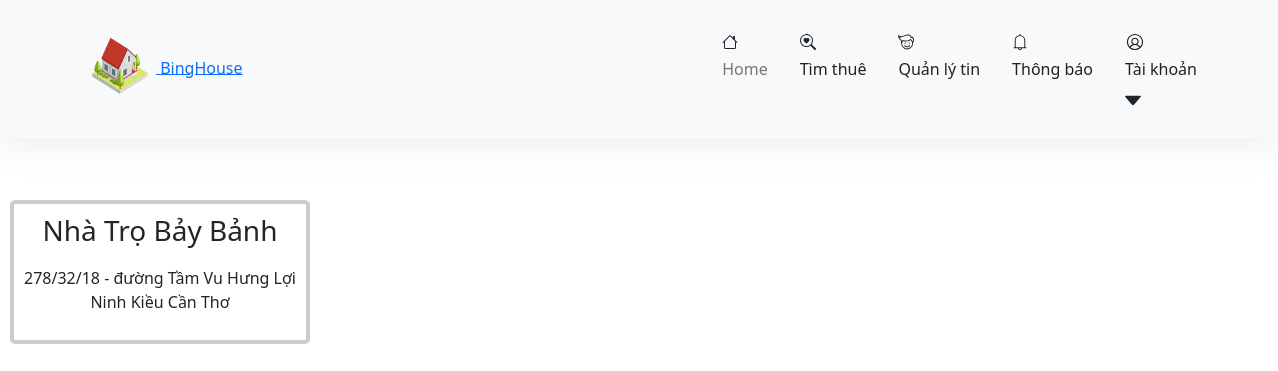
Page /chitietdemo.php on the committed database.
### tables this page shows
CREATE TABLE `khutro` (
  `ID_KHUTRO` int(11) NOT NULL,
  `ID_XA` int(11) NOT NULL,
  `ID_CKT` int(11) NOT NULL,
  `TENKHUTRO` varchar(30) NOT NULL,
  `SONHA` varchar(100) NOT NULL,
  `LAT_TRO` varchar(50) NOT NULL,
  `LONG_TRO` varchar(50) NOT NULL
);

CREATE TABLE `xa` (
  `ID_XA` int(11) NOT NULL,
  `ID_HUYEN` int(11) NOT NULL,
  `TENXA` varchar(50) NOT NULL
);

CREATE TABLE `huyen` (
  `ID_HUYEN` int(11) NOT NULL,
  `ID_TINH` int(11) NOT NULL,
  `TENHUYEN` varchar(50) NOT NULL
);

CREATE TABLE `tinh` (
  `ID_TINH` int(11) NOT NULL,
  `TENTINH` varchar(50) NOT NULL
);

### chitietdemo.php (the view, shortened to what this page needs)
<!DOCTYPE html>
<?php
  include './config/config.php';
  $map= "select  a.TENKHUTRO, a.SONHA, a.LAT_TRO, a.LONG_TRO, d.TENXA, c.TENHUYEN, b.TENTINH
  from khutro as a, tinh as b, huyen as c, xa as d, baiviet as e
  where a.ID_XA = d.ID_XA
  and d.ID_HUYEN = c.ID_HUYEN
  and c.ID_TINH = b.ID_TINH
  and e.ID_KHUTRO = a.ID_KHUTRO
  and id_baiviet=76";
  $mapsql=mysqli_query($conn,$map);
  $result =mysqli_fetch_assoc($mapsql);
?>
<html>
    <head>
        <link rel="stylesheet" href="https://cdn.jsdelivr.net/npm/bootstrap@4.6.2/dist/css/bootstrap.min.css">
        <link rel="stylesheet" href="https://cdn.jsdelivr.net/npm/bootstrap-icons@1.3.0/font/bootstrap-icons.css">
         <link href="css/style.css" rel="stylesheet" type="text/css" media="all"/>
        <link rel="stylesheet" href="https://cdnjs.cloudflare.com/ajax/libs/font-awesome/5.15.4/css/all.min.css" />
        <link href="https://api.mapbox.com/mapbox-gl-js/v2.13.0/mapbox-gl.css" rel="stylesheet">
        <link href="https://cdn.jsdelivr.net/npm/bootstrap@5.1.3/dist/css/bootstrap.min.css" rel="stylesheet">
    <link rel="stylesheet" href="https://cdnjs.cloudflare.com/ajax/libs/font-awesome/6.0.0-beta3/css/all.min.css">
    </head>
<body class="hero-anime">
<div class="navigation-wrap bg-light start-header start-style">
  <div class="container">
    <div class="row">
      <div class="col-12">
        <nav class="navbar navbar-expand-md navbar-light">
        <div class="ssn_header" alt="">
        <a class="ssn_logo" title="binghouse" href="index.php">
            <img src="image/logo.png" alt="BingHouse">
            <a class="logo_text"> BingHouse </a>
        </a>
    </div>
          <div class="collapse navbar-collapse" id="navbarSupportedContent">
            <ul class="navbar-nav ml-auto py-4 py-md-0">
              <li class="nav-item pl-4 pl-md-2 ml-0 ml-md-4 active">
                <a class="nav-link " href="index.php" >Home</a>
              </li>
              <li class="nav-item pl-4 pl-md-2 ml-0 ml-md-4">
                <a class="nav-link" href="#">Tìm thuê</a>
              </li>
              <li class="nav-item pl-4 pl-md-2 ml-0 ml-md-4">
                <a class="nav-link" href="post.php">Quản lý tin</a>
              </li>
              <li class="nav-item pl-4 pl-md-2 ml-0 ml-md-4">
                <a class="nav-link" href="#">Thông báo</a>
              </li>
              <li class="nav-item pl-4 pl-md-2 ml-0 ml-md-4">
               <a class="nav-link" href="#" data-toggle="dropdown">Tài khoản</a>
            </ul>
          </div>
        </nav>
      </div>
    </div>
  </div>
</div>
<div class="my-4 py-4">
</div>
<div class="wrapper">
<div class="place-card place-card-large">
  <h3 style="text-align: center;"><?php echo $result["TENKHUTRO"]; ?></h3>
  <p><?php echo $result["SONHA"]; ?> <?php echo $result["TENXA"]; ?> <?php echo $result["TENHUYEN"]; ?> <?php echo $result["TENTINH"]; ?></p>
</div>
        <div id='map'></div>
</body>
</html>

### css/style.css (style rules this page uses)
body { font-family: 'Poppins', sans-serif; font-size: 16px; line-height: 24px; font-weight: 400; color: #212112; background-image: url('https://s3-us-west-2.amazonaws.com/s.cdpn.io/1462889/pat-back.svg'); background-position: center; background-repeat: repeat; background-size: 7%; background-color: #fff; overflow-x: hidden; transition: all 200ms linear; }
.start-header { opacity: 1; transform: translateY(0); padding: 20px 0; box-shadow: 0 10px 30px 0 rgba(138, 155, 165, 0.15); -webkit-transition: all 0.3s ease-out; transition: all 0.3s ease-out; }
.navigation-wrap { width: 100%; top: 0; left: 0; z-index: 1000; -webkit-transition: all 0.3s ease-out; transition: all 0.3s ease-out; }
.navbar { padding: 0; }
.nav-link { color: #212121 !important; font-weight: 500; transition: all 200ms linear; }
.nav-item.active .nav-link { color: #777 !important; }
.nav-link { position: relative; padding: 5px 0 !important; display: inline-block; }
.nav-item:after { position: absolute; bottom: -5px; left: 0; width: 100%; height: 2px; content: ''; background-color: #8167a9; opacity: 0; transition: all 200ms linear; }
.nav-item { position: relative; transition: all 200ms linear; }
.bg-light { background-color: #DAF5FF !important; transition: all 200ms linear; }
p { text-align: center; margin: 0; padding-top: 10px; opacity: 1; transform: translate(0); transition-delay: 1700ms; }
* { box-sizing: border-box; }
* { -webkit-box-orient: vertical; }
div { display: block; }
body, html { background: #fff; color: #333; font-family: Tahoma, sans-serif; height: 100%; margin: 0; padding: 0; width: 100%; }
.ssn_logo img { height: 75px; width: 75px; }
body { margin: 0; font-family: Helvetica, Arial, Roboto, sans-serif; font-size: .875rem; font-weight: 400; line-height: 1.5; color: #222; text-align: left; -webkit-text-size-adjust: 100%; -webkit-tap-highlight-color: rgba(0, 0, 0, 0); }
:root { font-size: 100%; }

### chitietdemo.php (style rules this page uses)
.place-card { background-color: white; border: 4px solid #ccc; padding: 10px; max-width: 300px; border-radius: 5px; }
#map { position: absolute; top: 200px; bottom: 0; height: 500px; width:100%; z-index: 0; }
.place-card { position: absolute; top: 200px; left: 10px; z-index: 1; }

### rows in the picture
khutro: TENKHUTRO "Nhà Trọ Bảy Bảnh", SONHA "278/32/18 - đường Tầm Vu", ID_XA.TENXA "Hưng Lợi", huyen.TENHUYEN "Ninh Kiều", tinh.TENTINH "Cần Thơ"
